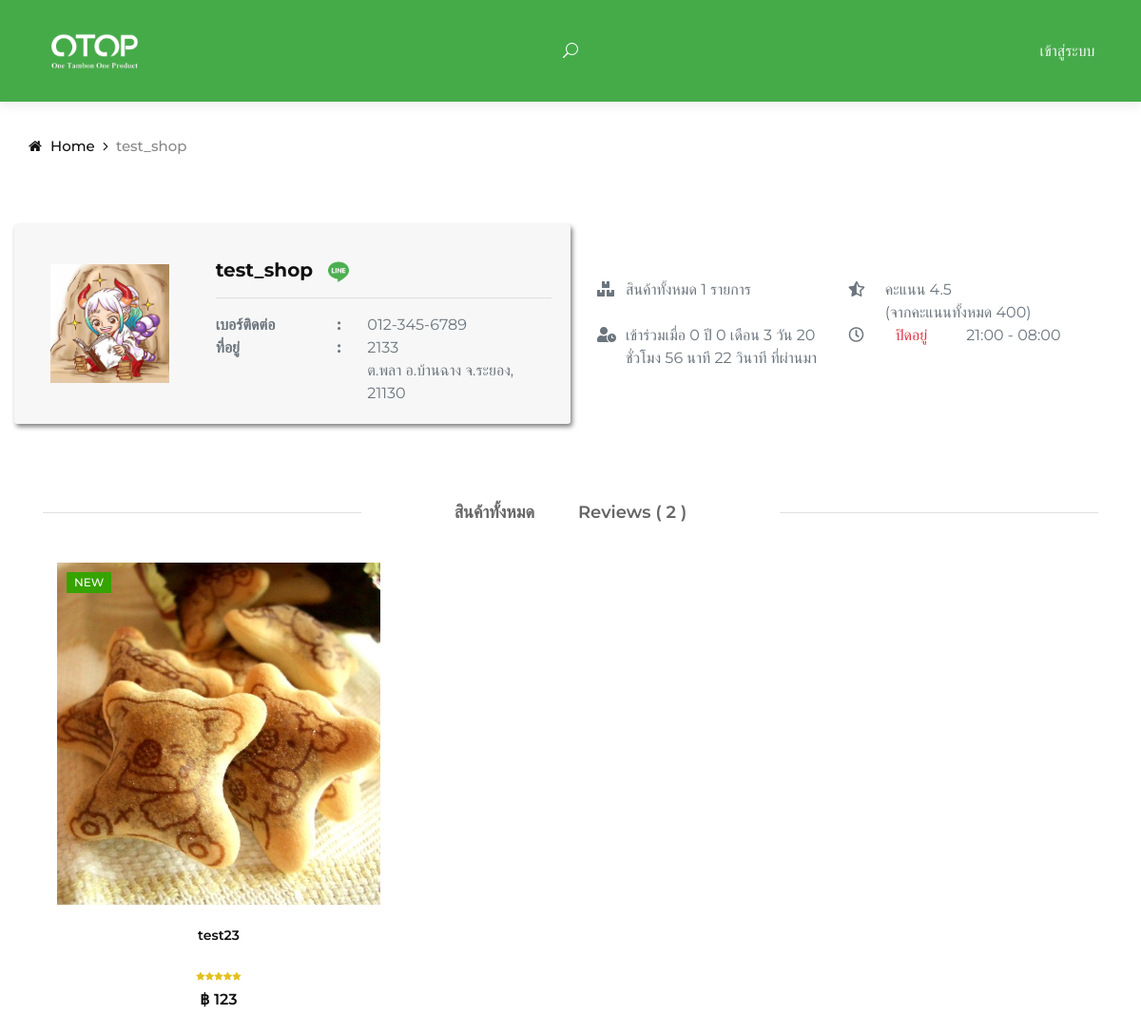
/views/Customer/profile-shop/profile-shop.php?shop_id=1, run on the app's committed database.
### tables this page shows
CREATE TABLE `subdistricts` (
  `id` int(11) NOT NULL,
  `code` int(11) NOT NULL,
  `subdistricts_name_in_thai` varchar(150) NOT NULL,
  `subdistricts_name_in_english` varchar(150) DEFAULT NULL,
  `latitude` decimal(6,3) NOT NULL,
  `longitude` decimal(6,3) NOT NULL,
  `district_id` int(11) NOT NULL,
  `zip_code` int(11) DEFAULT NULL
);

CREATE TABLE `districts` (
  `id` int(11) NOT NULL,
  `code` int(11) NOT NULL,
  `districts_name_in_thai` varchar(150) NOT NULL,
  `districts_name_in_english` varchar(150) NOT NULL,
  `province_id` int(11) NOT NULL
);

CREATE TABLE `provinces` (
  `id` int(11) NOT NULL,
  `code` int(11) NOT NULL,
  `provinces_name_in_thai` varchar(150) NOT NULL,
  `provinces_name_in_english` varchar(150) NOT NULL
);

CREATE TABLE `product` (
  `product_id` int(11) NOT NULL,
  `product_number` varchar(20) NOT NULL,
  `product_name` varchar(255) NOT NULL,
  `product_description` text NOT NULL,
  `product_specification` text NOT NULL,
  `product_type` int(11) NOT NULL,
  `price` double NOT NULL,
  `shipping_cost` double NOT NULL,
  `stock` int(11) NOT NULL,
  `shop_id` int(11) NOT NULL,
  `delivery_type` int(11) NOT NULL,
  `profile_product` varchar(90) DEFAULT NULL,
  `picture` varchar(90) DEFAULT NULL,
  `qrcode` varchar(50) DEFAULT NULL,
  `modify` int(11) DEFAULT NULL
);

### dbConnect.php (called while the page is built, shortened)
<?php
function connectDB()
{
    $servername = "localhost";
    $username = "root";
    $password = "";
    try {
        $conn = new PDO("mysql:host=$servername;dbname=otop_shop;charset=utf8", $username, $password);
        $conn->setAttribute(PDO::ATTR_ERRMODE, PDO::ERRMODE_EXCEPTION);
        return $conn;
    } catch (PDOException $e) {
        return "Connection failed: " . $e->getMessage();
    }
}
function selectData($str)
{
    $myConDB = connectDB();
    try {
        $stmt = $myConDB->prepare($str);
        $stmt->execute();
        $num = 0;
        while ($result = $stmt->fetch(PDO::FETCH_ASSOC)) {
            $num++;
            foreach ($result as $key => $value) {
                $data[$num][$key] = $value;
            }
        }
        $data[0]['numrow'] = $num;
        return $data;
    } catch (PDOException $e) {
        $conn = null;
        return "Error: " . $e->getMessage();
    }
}
?>

### query/query.php (called while the page is built, shortened)
<?php
include_once("../../../dbConnect.php");
function getProductByShopID($product_id)
{
    $sql = "SELECT * FROM `product`
                    INNER JOIN `product_type` ON `product`.`product_type` = `product_type`.`id`
                    INNER JOIN `seller-list` ON `product`.`shop_id` = `seller-list`.`shop_id`
            WHERE `product`.`product_id` = '$product_id'";
    $DATA = selectData($sql);
    return $DATA;
}
function getShopProfile($shop_id)
{
    $sql = "SELECT * FROM `seller-list`
                    INNER JOIN  `product` ON `product`.`shop_id` = `seller-list`.`shop_id`
                    INNER JOIN `product_type` ON `product`.`product_type` = `product_type`.`id`
                    INNER JOIN `subdistricts` ON `seller-list`.`subdistrict_shop` = `subdistricts`.`id`
                    INNER JOIN `districts` ON `subdistricts`.`district_id` = `districts`.`id`
                    INNER JOIN `provinces` ON `districts`.`province_id` = `provinces`.`id`
            WHERE `seller-list`.`shop_id` = '$shop_id'";
    $DATA = selectData($sql);
    return $DATA;
}

### query/function.php (called while the page is built, shortened)
<?php
function format_phonenumber($phonenumber)
{
    if (preg_match('/^(\d{3})(\d{3})(\d{4})$/',  $phonenumber,  $matches)) {
        $result = $matches[1] . '-' . $matches[2] . '-' . $matches[3];
    }
    return $result;
}

### views/Customer/profile-shop/profile-shop.php (the view, shortened to what this page needs)
<!DOCTYPE html>
<html lang="en">
<?php
include_once("../../../query/query.php");
include_once("../../../query/function.php");
$shop_id = $_GET['shop_id'];
$SHOP_PROFILE = getShopProfile($shop_id);
$SHOP_PRODUCT = getProductByShopID($shop_id);
?>
<head>
</head>
<body>
    <?php include_once("../layout/navbar.php"); ?>
    <div class="breadcrumb-option">
        <div class="container">
            <div class="row">
                <div class="col-lg-12">
                    <div class="breadcrumb__links">
                        <a href="../../../index.php"><i class="fa fa-home"></i> Home</a>
                        <span><?php echo $SHOP_PROFILE[1]["shop_name"] ?></span>
                    </div>
                </div>
            </div>
        </div>
    </div>
    <section class="product-details spad">
        <div class="container">
            <div class="row">
                <div class="col-lg-6 profile-shop-banner">
                    <div class="row">
                        <div class="col-4 d-flex justify-content-center align-self-center">
                            <img src='<?php echo "../../../img/profile/saler/" . $SHOP_PROFILE[1]["profile_shop"] ?>' width="125" height="125" />
                        </div>
                        <div class="col-8">
                            <h6 class="h5 mb-2 mt-3 font-weight-bold"><?php echo $SHOP_PROFILE[1]["shop_name"] ?> <a href="#"><img src="../../../img/icon/line.png" width="22" height="22" style="margin-left: 10px;" /></a></h6>
                            <hr>
                            <div class="row">
                                <div class="col-sm-4">
                                    <span class="mt-3 text-muted font-weight-bold">เบอร์ติดต่อ</span>
                                </div>
                                <div class="col-sm-1">
                                    <span class="mt-3 text-muted font-weight-bold">:</span>
                                </div>
                                <div class="col-md-7">
                                    <span class="text-muted"><?php echo format_phonenumber($SHOP_PROFILE[1]["tel"]) ?></span>
                                </div>
                            </div>
                            <div class="row">
                                <div class="col-sm-4">
                                    <span class="mt-3 text-muted font-weight-bold">ที่อยู่</span>
                                </div>
                                <div class="col-sm-1">
                                    <span class="mt-3 text-muted font-weight-bold">:</span>
                                </div>
                                <div class="col-md-7">
                                    <span class="text-muted">
                                        <?Php
                                        if ($SHOP_PROFILE[1]["provinces_name_in_thai"] == "กรุงเทพมหานคร") {
                                            echo $SHOP_PROFILE[1]["address_shop"] . "<br>" .
                                                " แขวง" . $SHOP_PROFILE[1]["subdistricts_name_in_thai"] .
                                                " " . $SHOP_PROFILE[1]["districts_name_in_thai"] .
                                                " " . $SHOP_PROFILE[1]["provinces_name_in_thai"] .
                                                ", " . $SHOP_PROFILE[1]["zip_code"];
                                        } else {
                                            echo $SHOP_PROFILE[1]["address_shop"]  . "<br>" .
                                                " ต." . $SHOP_PROFILE[1]["subdistricts_name_in_thai"] .
                                                " อ." . $SHOP_PROFILE[1]["districts_name_in_thai"] .
                                                " จ." . $SHOP_PROFILE[1]["provinces_name_in_thai"] .
                                                ", " . $SHOP_PROFILE[1]["zip_code"];
                                        }
                                        ?>
                                    </span>
                                </div>
                            </div>
                        </div>
                        <br>
                    </div>
                </div>
                <div class="col-md-6 align-self-center" style="padding: 28px;">
                    <div class="row">
                        <div class="col-md-6 text-muted">
                            <div class="row mb-4">
                                <div class="col-md-1">
                                    <i class="fas fa-boxes"></i>
                                </div>
                                <div class="col-md-10">
                                    <span><?php echo "สินค้าทั้งหมด " . $SHOP_PRODUCT[0]["numrow"] . " รายการ" ?></span>
                                </div>
                            </div>
                            <div class="row">
                                <div class="col-md-1">
                                    <i class="fas fa-user-clock"></i>
                                </div>
                                <div class="col-md-10">
                                    <span>
                                        <?php
                                        $current_date = date_create(date("Y-m-d H:i:s", time()));
                                        $reigster_saler_date = date_create(date("Y-m-d H:i:s", $SHOP_PROFILE[1]["modify_saler"]));
                                        $diff = date_diff($current_date, $reigster_saler_date);
                                        echo "เข้าร่วมเมื่อ " . $diff->format("%y ปี %m เดือน %d วัน %h ชั่วโมง %i นาที %s วินาที") . " ที่ผ่านมา";
                                        ?>
                                    </span>
                                </div>
                            </div>
                        </div>
                        <div class="col-md-6 text-muted">
                            <div class="row">
                                <div class="col-md-1" style="padding: 0px;">
                                    <i class="fas fa-star-half-alt"></i>
                                </div>
                                <div class="col-md-11">
                                    <span>คะแนน 4.5 <br> (จากคะแนนทั้งหมด 400)</span>
                                </div>
                            </div>
                            <div class="row">
                                <div class="col-md-1" style="padding: 0px;">
                                    <i class="far fa-clock"></i>
                                </div>
                                <div class="col-md-11">
                                    <div class="row">
                                        <?php
                                        $time_current = time();
                                        $time_opened = strtotime($SHOP_PROFILE[1]["time_opened"]);
                                        $time_closed = strtotime($SHOP_PROFILE[1]["time_closed"]);
                                        if ($time_current >= $time_opened && $time_current <= $time_closed) {
                                        ?>
                                            <div class="col-md-4 align-self-center text-center">
                                                <span class="text-success">เปิดอยู่</span>
                                            </div>
                                            <div class="col-md-6 align-self-center">
                                                <span><?php echo date('H:i', $time_opened)  . " - " .  date('H:i', $time_closed); ?></span>
                                            </div>
                                        <?php
                                        } else {
                                        ?>
                                            <div class="col-md-4 align-self-center text-center">
                                                <span class="text-danger">ปิดอยู่</span>
                                            </div>
                                            <div class="col-md-8 align-self-center">
                                                <span><?php echo date('H:i', $time_opened)  . " - " .  date('H:i', $time_closed); ?></span>
                                            </div>
                                        <?php
                                        }
                                        ?>
                                    </div>
                                </div>
                            </div>
                        </div>
                    </div>
                </div>
            </div>
            <div class="col-lg-12">
                <div class="product__details__tab">
                    <ul class="nav nav-tabs" role="tablist">
                        <li class="nav-item">
                            <a class="nav-link" data-toggle="tab" href="#tabs-1" role="tab">สินค้าทั้งหมด</a>
                        </li>
                        <li class="nav-item">
                            <a class="nav-link" data-toggle="tab" href="#tabs-2" role="tab">Reviews ( 2 )</a>
                        </li>
                    </ul>
                    <div class="tab-content">
                        <div class="tab-pane active" id="tabs-1" role="tabpanel">
                            <div class="col-lg-12">
                                <div class="row">
                                    <?php
                                    for ($i = 1; $i < COUNT($SHOP_PRODUCT); $i++) {
                                    ?>
                                        <div class="col-lg-4 col-md-6">
                                            <div class="product__item">
                                                <div class="product__item__pic set-bg" data-setbg="<?php echo "../../../img/product/profile/" . $SHOP_PRODUCT[$i]["profile_product"]; ?>">
                                                    <div class="label new">New</div>
                                                    <ul class="product__hover">
                                                    </ul>
                                                </div>
                                                <div class="product__item__text">
                                                    <h6><a href='<?php echo "../product_detail/product-details.php?product_id=" . $SHOP_PRODUCT[$i]["product_id"]; ?>'><?php echo $SHOP_PRODUCT[$i]["product_name"] ?></a></h6>
                                                    <div class="rating">
                                                        <i class="fa fa-star"></i>
                                                        <i class="fa fa-star"></i>
                                                        <i class="fa fa-star"></i>
                                                        <i class="fa fa-star"></i>
                                                        <i class="fa fa-star"></i>
                                                    </div>
                                                    <div class="product__price"><?php echo "฿ " . $SHOP_PRODUCT[$i]["price"]; ?></div>
                                                </div>
                                            </div>
                                        </div>
                                    <?php
                                    }
                                    ?>
                                </div>
                            </div>
                        </div>
                    </div>
                </div>
            </div>
        </div>
    </section>
</body>
</html>

### data on the page
seller-list: shop_name "test_shop", profile_shop (picture), tel "012-345-6789", address_shop "2133", subdistrict_shop.subdistricts_name_in_thai "พลา", districts.districts_name_in_thai "บ้านฉาง", provinces.provinces_name_in_thai "ระยอง", subdistrict_shop.zip_code "21130", modify_saler "0 ปี 0 เดือน 3 วัน 20 ชั่วโมง 56 นาที 22 วินาที", time_opened "21:00", time_closed "08:00"
product: product_name "test23", price "123"

### other printed values
$SHOP_PRODUCT[0]["numrow"] "1"
